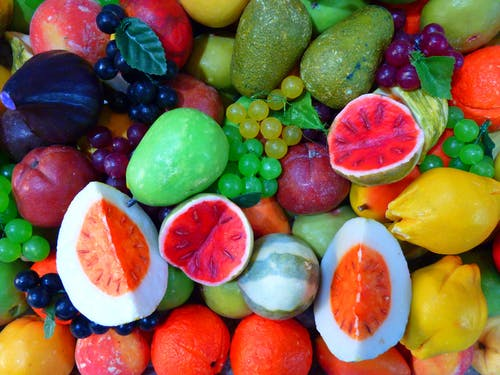
#> input picture MachineLearningMethod/16_ParametricClustering/Fruits.jpeg, 500 x 375 px
$ jupyter execute --allow-errors MainKMeans1.ipynb
#> lines starting #> are read from the running program, lines starting #| are printed output that depends on the picture
# <center> Machine Learning Methods </center>
## <center> Lecture 16 - Parametric Clustering</center>
### <center> K-Means</center>

[](https://colab.research.google.com/github/FixelAlgorithmsTeam/FixelCourses/blob/master/MachineLearningMethod/16_ParametricClustering/MainKMeans1.ipynb)

[cell 1]
import numpy             as np
import matplotlib.pyplot as plt
import matplotlib

matplotlib.rc('font', **{'size' : 16})

np.random.seed(1)

### Generate some data:

[cell 2]
mMu = np.array([[4,   4],
                [-3, -3],
                [-2, -8],
                [-8, -2]])
Ni = 150
mX = np.row_stack([np.random.randn(Ni, 2) + vMu for vMu in mMu])
N  = mX.shape[0]

plt.figure(figsize=(6,5))
plt.scatter(mX[:,0], mX[:,1], s=50, c='b', edgecolor='k')
plt.axis('equal')
plt.axis('tight')
plt.show()
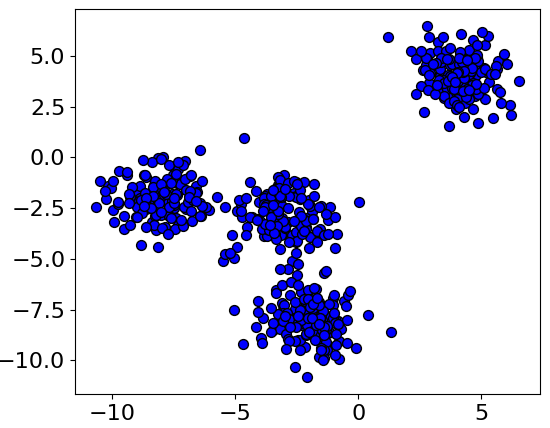
#> figure drawn by matplotlib, 1 panel

### A simple implementation of the K-Means algorithm:

#### Step I:
Assume fixed centroids $\left\{ \boldsymbol{\mu}_{k}\right\} $, find
the optimal clusters $\left\{ \mathcal{D}_{k}\right\} $:
$$\arg\min_{\left\{ \mathcal{D}_{k}\right\} }\sum_{k=1}^{K}\sum_{\boldsymbol{x}_{i}\in\mathcal{D}_{k}}\left\Vert \boldsymbol{x}_{i}-\boldsymbol{\mu}_{k}\right\Vert _{2}^{2}$$
<center>$\implies \boldsymbol{x}_{i}\in\mathcal{D}_{s\left(\boldsymbol{x}_{i}\right)}$ where $s\left(\boldsymbol{x}_{i}\right)=\arg\min_{k}\left\Vert \boldsymbol{x}_{i}-\boldsymbol{\mu}_{k}\right\Vert _{2}^{2}$</center>

#### Step II:
Assume fixed clusters $\left\{ \mathcal{D}_{k}\right\} $, find the
optimal centroids $\left\{ \boldsymbol{\mu}_{k}\right\} $.
$$\arg\min_{\left\{ \boldsymbol{\mu}_{k}\right\} }\sum_{k=1}^{K}\sum_{\boldsymbol{x}_{i}\in\mathcal{D}_{k}}\left\Vert \boldsymbol{x}_{i}-\boldsymbol{\mu}_{k}\right\Vert _{2}^{2}$$
$$\implies\boldsymbol{\mu}_{k}=\frac{1}{\left|\mathcal{D}_{k}\right|}\sum_{\boldsymbol{x}_{i}\in\mathcal{D}_{k}}\boldsymbol{x}_{i}$$
#### Repeat until convergence.

[cell 3]
from scipy.spatial.distance import cdist

def KMeans(mX, K, mMu0):

#> called with mX = array of shape (600, 2), K = 4, mMu0 = array of shape (4, 2)
    lMu     = [mMu0]
    numIter = 20
    for ii in range(numIter):

        #-- Step 1, assign clusters:
        mD   = cdist(mX, lMu[-1])
        vIdx = np.argmin(mD, axis=1)

        #-- Step 2, compute clusters means
        mMui = np.r_[[np.mean(mX[vIdx == kk], axis=0) for kk in range(K)]]

        lMu.append(mMui)

    return lMu #-- in practice, we only need to last one: lMu[-1]

### Apply the algorithm:

[cell 4]
K    = 4                          #-- number of clusters
mMu0 = mX[[151, 152, 153, 154],:] #-- initial means

lMu  = KMeans(mX, K, mMu0)

### Plot function:

[cell 5]
from scipy.spatial import Voronoi, voronoi_plot_2d

def PlotKMeans(lMu, iteration):
    mMu  = lMu[iteration]
    mD   = cdist(mX, mMu)
    vIdx = np.argmin(mD, axis=1)
    vor  = Voronoi(mMu)

    fig = plt.figure(figsize=(6,5))
    plt.scatter(mX[:,0], mX[:,1], c=vIdx)
    plt.plot(mMu[:,0], mMu[:,1], '.r', markersize=20)
    voronoi_plot_2d(vor, ax=fig.axes[0], show_points=False, line_width=2, show_vertices=False)
    plt.axis('equal')
    plt.title('Iteration = ' + str(iteration))
    plt.axis([-12, 8, -12, 8])

[cell 6]
from ipywidgets import interact, IntSlider, Layout

PlotAux    = lambda iteration: PlotKMeans(lMu, iteration)
iterSlider = IntSlider(min=0, max=10, step=1, value=0, layout=Layout(width='80%'))
interact(PlotAux, iteration=iterSlider)
#> the sliders are set to iteration = 0
plt.show()
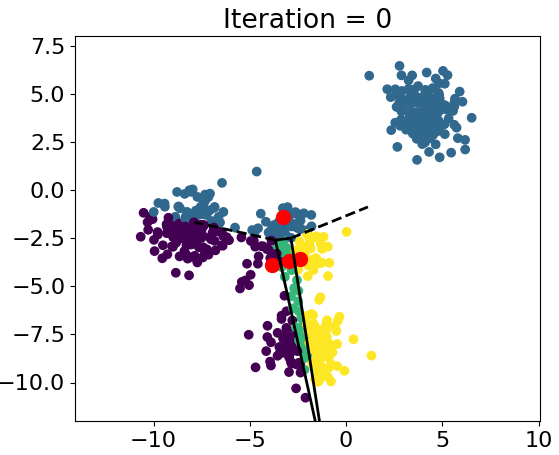
#> figure drawn by matplotlib, 1 panel

### Apply the algorithm with a different initial clusters:

[cell 7]
K    = 4                      #-- number of clusters
mMu0 = mX[[1, 152, 153, 3],:] #-- initial means
lMu  = KMeans(mX, K, mMu0)

[cell 8]
PlotAux    = lambda iteration: PlotKMeans(lMu, iteration)
iterSlider = IntSlider(min=0, max=10, step=1, value=0, layout=Layout(width='80%'))
interact(PlotAux, iteration=iterSlider)
#> the sliders are set to iteration = 0
plt.show()
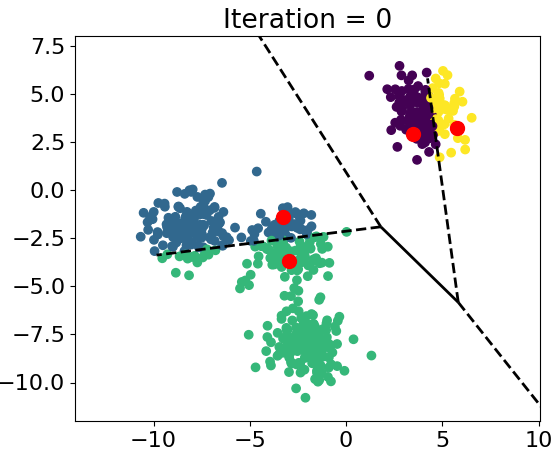
#> figure drawn by matplotlib, 1 panel

### Sk-learn implementation:
To obtain stable results:
* Multiple initialization `n_init`
* Smart initialization `init` (kmean++)

[cell 9]
from sklearn.cluster import KMeans

KMeansFit = KMeans(n_clusters=K, n_init=1, init='random').fit(mX)
# KMeansFit = KMeans(n_clusters=K).fit(mX) #-- use default for stable results
vIdx      = KMeansFit.predict(mX)
mMu       = KMeansFit.cluster_centers_
vor       = Voronoi(mMu)

fig = plt.figure(figsize=(6,5))
plt.scatter(mX[:,0], mX[:,1], c=vIdx)
plt.plot(mMu[:,0], mMu[:,1], '.r', markersize=20)
voronoi_plot_2d(vor, ax=fig.axes[0], show_points=False, line_width=2, show_vertices=False)
plt.axis('equal')
plt.axis([-12, 8, -12, 8])
plt.show()
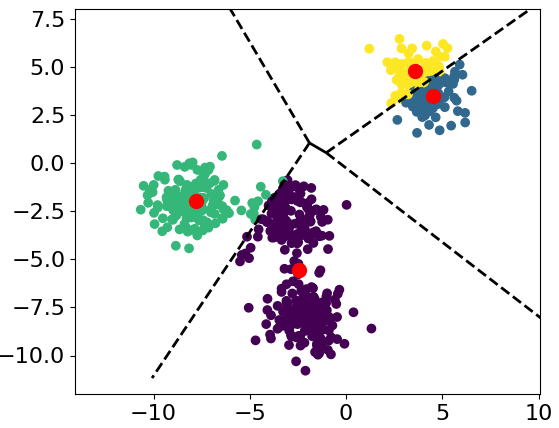
#> figure drawn by matplotlib, 1 panel

### Exercise (SuperPixels):
* Load the `Fruits.jpeg` image and covert it to NumPy ndarray `mI`:
$$\boldsymbol{I}\in\mathbb{R}^{\text{height}\times\text{width}\times3}$$
* Use the LAB color space (instead of RGB) (`mLAB`).
* Create a new "image" `mX` such that:
$$\boldsymbol{X}\in\mathbb{R}^{\text{height}\times\text{width}\times5}$$
where:
    * The first 3 channels are the LAB image.
    * The 4th channel is the $x$ position.
    * The 5th channel is the $y$ position.
* Apply K-Means to the pixels of `mx`
* Create a mask image `mMask` such that:
$$\boldsymbol{M}\in\mathbb{R}^{\text{height}\times\text{width}}$$
where each pixel in `mMask` is the cluster label of the corresponding pixel in `mI`.
* Plot the segmentation (Superpixels) map.

**Tip:** Try different weights for the LAB image and the XY position.

#### Load image:

[cell 10]
from PIL import Image
oImage = Image.open('Fruits.jpeg')
#> oImage is the input picture: PIL image 500x375 RGB; mean R, G, B 131.7, 101.8, 72.1
oImage

[cell 11]
mI = np.array(oImage)
mI.shape
#> Out = (375, 500, 3)

#### Conver to LAB color space:

[cell 12]
from skimage import color

mLAB = color.rgb2lab(mI)
#> mLAB: shape (375, 500, 3) float64; mean of channels 0, 1, 2 47.8, 9.9, 23.2
plt.figure(figsize=(30, 10))
plt.imshow(np.c_[mI[:,:,0], mI[:,:,1], mI[:,:,2]], cmap='gray')
plt.title('RGB color space')

plt.figure(figsize=(30, 10))
plt.imshow(np.c_[mLAB[:,:,0], mLAB[:,:,1], mLAB[:,:,2]], cmap='gray')
plt.title('LAB color space')
plt.show()
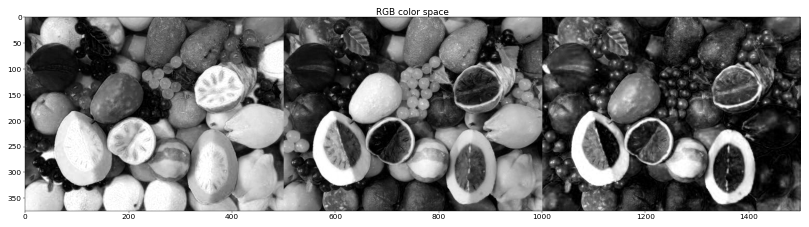
#> figure drawn by matplotlib, 1 panel
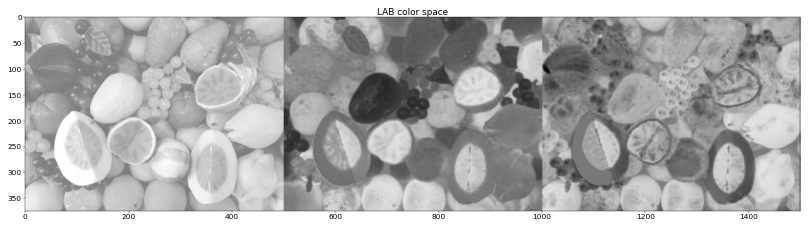
#> figure drawn by matplotlib, 1 panel
